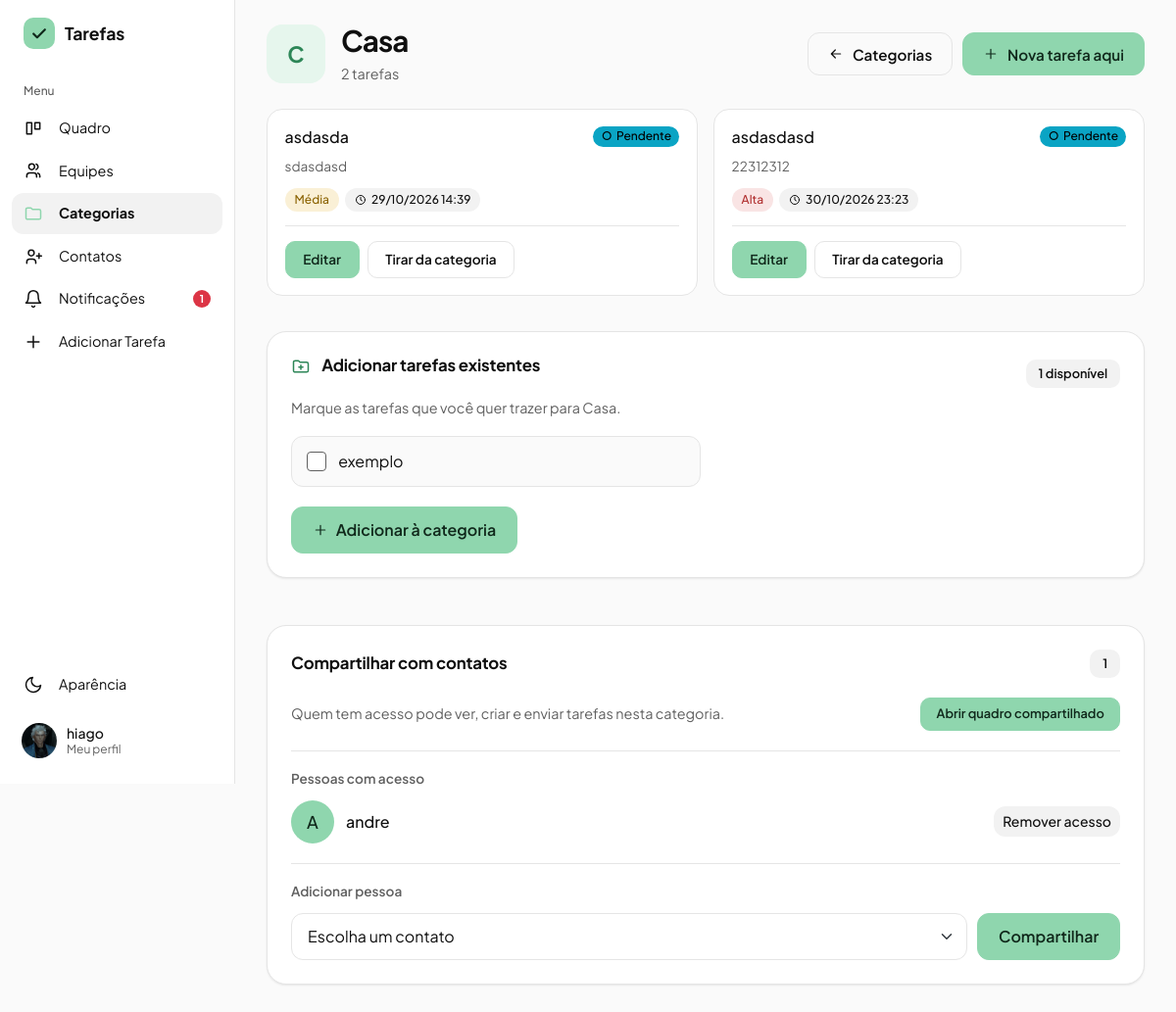
Page /categorias/3 (signed in) on the committed database.
### gerenciador_de_tarefas/models.py (models this page shows)
class Usuario(db.Model, UserMixin):
    id = db.Column(db.Integer, primary_key=True)
    nomeUsuario = db.Column(db.String(50), unique=True, nullable=False)
    email = db.Column(db.String(254), unique=True, nullable=False)
    senha = db.Column(db.String(255), nullable=False)
    nome = db.Column(db.String(100), nullable=False)
    tarefasCriadas = db.relationship('Tarefa', backref='criador', foreign_keys='Tarefa.criador_id', lazy=True)
    tarefasAtribuidas = db.relationship('Tarefa', backref='responsavel', foreign_keys='Tarefa.responsavel_id', lazy=True)
    cargo = db.Column(db.String(20), nullable=False, default='usuario') #admin ou usuario
    foto_perfil = db.Column(db.String(200), nullable=True, default='default.png')
    ordenacao_quadro = db.Column(db.String(30), nullable=False, default='padrao')

class Categoria(db.Model):
    id = db.Column(db.Integer, primary_key=True)
    nome = db.Column(db.String(50), nullable=False)
    usuario_id = db.Column(db.Integer, db.ForeignKey('usuario.id'), nullable=False)
    tarefas = db.relationship('Tarefa', backref='categoria', lazy=True)
    dono = db.relationship('Usuario')

class Tarefa(db.Model):
    id = db.Column(db.Integer, primary_key=True)
    titulo = db.Column(db.String(150), nullable=False)
    descricao = db.Column(db.Text, nullable=False)
    status = db.Column(db.String(20), nullable=False, default='Pendente')
    prioridade = db.Column(db.String(20), nullable=False, default='A definir')
    prazo = db.Column(db.DateTime, nullable=True, index=True)
    criador_id = db.Column(db.Integer, db.ForeignKey('usuario.id'), nullable=False)
    responsavel_id = db.Column(db.Integer, db.ForeignKey('usuario.id'), nullable=False)
    equipe_id = db.Column(db.Integer, db.ForeignKey('equipe.id'), nullable=True)
    categoria_id = db.Column(db.Integer, db.ForeignKey('categoria.id'), nullable=True)
    subtarefas = db.relationship('Subtarefa', backref='tarefa', cascade='all, delete-orphan', lazy=True)
    aceite = db.Column(db.String(20), nullable=False, default='aceita', server_default='aceita')

class CategoriaCompartilhada(db.Model):
    id = db.Column(db.Integer, primary_key=True)
    categoria_id = db.Column(db.Integer, db.ForeignKey('categoria.id'), nullable=False)
    usuario_id = db.Column(db.Integer, db.ForeignKey('usuario.id'), nullable=False)
    categoria = db.relationship('Categoria', backref=db.backref('compartilhamentos', cascade='all, delete-orphan'))
    usuario = db.relationship('Usuario')
    __table_args__ = (db.UniqueConstraint('categoria_id', 'usuario_id'),)

### gerenciador_de_tarefas/app.py (the view)
@app.route('/categorias/<int:categoria_id>')
@login_required
def ver_categoria(categoria_id):
    categoria = db.get_or_404(Categoria, categoria_id)
    if categoria.usuario_id != current_user.id:
        flash('Essa categoria não é sua.', 'danger')
        return redirect(url_for('ver_categorias'))
    todas = tarefas_individuais()
    dentro = [t for t in todas if t.categoria_id == categoria.id]
    disponiveis = [t for t in todas if t.categoria_id != categoria.id]
    ja = {cs.usuario_id for cs in categoria.compartilhamentos}
    meus_contatos = contatos_aceitos()
    convidaveis = [u for u in meus_contatos if u.id not in ja]
    return render_template('categoria.html', categoria=categoria,
                           tarefas=dentro, disponiveis=disponiveis,
                           compartilhamentos=categoria.compartilhamentos,
                           convidaveis=convidaveis,
                           total_contatos=len(meus_contatos))

### gerenciador_de_tarefas/templates/categoria.html (shortened to what this page needs)
{% extends "base.html" %}
{% block content %}
{% macro ico(nome, t=18) -%}
<svg width="{{ t }}" height="{{ t }}" viewBox="0 0 24 24" fill="none" stroke="currentColor" stroke-width="1.8" stroke-linecap="round" stroke-linejoin="round" aria-hidden="true">
{%- if nome == 'voltar' %}<path d="M19 12H5M11 6l-6 6 6 6"/>
{%- elif nome == 'plus' %}<path d="M12 5v14M5 12h14"/>
{%- elif nome == 'pasta-mais' %}<path d="M3 7a2 2 0 012-2h4l2 2h8a2 2 0 012 2v8a2 2 0 01-2 2H5a2 2 0 01-2-2zM12 10.5v5M9.5 13h5"/>
{%- endif %}</svg>
{%- endmacro %}
{% macro avatar(u) -%}
    {% if u.foto_perfil and u.foto_perfil != 'default.png' %}
        <img src="{{ url_for('static', filename='uploads/' + u.foto_perfil) }}" alt="" class="usuario-foto" />
    {% else %}
        <span class="usuario-foto">{{ u.nomeUsuario[:1]|upper }}</span>
    {% endif %}
{%- endmacro %}
{% set status_classe = {'Pendente': 'status-pendente', 'Em andamento': 'status-andamento', 'Concluída': 'status-concluida', 'Cancelada': 'status-cancelada'} %}
<div class="eqp-topo">
    <div class="eqp-id">
        <span class="eq-inicial" aria-hidden="true">{{ categoria.nome[:1]|upper }}</span>
        <div class="min-w-0">
            <h1>{{ categoria.nome }}</h1>
            <div class="eqp-meta">{{ tarefas|length }} tarefa{{ '' if tarefas|length == 1 else 's' }}</div>
        </div>
    </div>
    <div class="eqp-acoes">
        <a href="{{ url_for('ver_categorias') }}" class="btn btn-outline-secondary">{{ ico('voltar', 16) }} Categorias</a>
        <button type="button" class="btn btn-principal"
                data-bs-toggle="modal"
                data-bs-target="#modalAdicionarTarefa"
                data-categoria-id="{{ categoria.id }}">
            {{ ico('plus', 16) }} Nova tarefa aqui
        </button>
    </div>
</div>
<div class="cat-tarefas">
    {% for tarefa in tarefas %}
    {% set atrasada = tarefa_atrasada(tarefa) %}
    {% set prio = tarefa.prioridade or 'A definir' %}
    <article class="cartao-tarefa cat-tarefa {{ status_classe[tarefa.status] }}">
        <div class="cat-tarefa-topo">
            <div class="tarefa-titulo">{{ tarefa.titulo }}</div>
            <span class="selo">{{ tarefa.status }}</span>
        </div>
        {% if tarefa.descricao %}
        <div class="tarefa-desc">{{ tarefa.descricao|truncate(80) }}</div>
        {% endif %}
        <div class="chips">
            <span class="chip {{ 'chip-alta' if prio == 'Alta' else ('chip-media' if prio == 'Média' else ('chip-baixa' if prio == 'Baixa' else '')) }}">{{ prio }}</span>
            {% if tarefa.prazo %}
            <span class="chip {{ 'chip-atrasada' if atrasada }}">
                <svg viewBox="0 0 24 24" fill="none" stroke="currentColor" stroke-width="2" stroke-linecap="round" aria-hidden="true"><circle cx="12" cy="12" r="9"/><path d="M12 7v5l3 2"/></svg>
                {{ tarefa.prazo.strftime('%d/%m/%Y %H:%M') }}{% if atrasada %} (atrasada){% endif %}
            </span>
            {% endif %}
        </div>
        <div class="cat-tarefa-acoes">
            {% set subs_json = [] %}
            {% for sub in tarefa.subtarefas %}
                {% set _ = subs_json.append({'id': sub.id, 'titulo': sub.titulo, 'concluida': sub.concluida}) %}
            {% endfor %}
            <button type="button" class="btn btn-principal btn-sm"
                    data-bs-toggle="modal"
                    data-bs-target="#modalEditarTarefa"
                    data-action="{{ url_for('editar_tarefa', tarefa_id=tarefa.id) }}"
                    data-titulo="{{ tarefa.titulo }}"
                    data-descricao="{{ tarefa.descricao or '' }}"
                    data-status="{{ tarefa.status }}"
                    data-prioridade="{{ tarefa.prioridade or 'A definir' }}"
                    data-categoria="{{ tarefa.categoria_id or '' }}"
                    data-prazo="{{ tarefa.prazo.strftime('%d/%m/%Y %H:%M') if tarefa.prazo else '' }}"
                    data-subtarefas='{{ subs_json | tojson | safe }}'>Editar</button>
            <form method="POST" action="{{ url_for('definir_categoria', tarefa_id=tarefa.id) }}">
                <button type="submit" class="btn btn-outline-secondary btn-sm">Tirar da categoria</button>
            </form>
        </div>
    </article>
    {% endfor %}
</div>
<section class="cartao cat-existentes mb-5">
    <div class="eq-secao-cab">
        <h2 class="eqp-card-titulo">{{ ico('pasta-mais', 20) }} Adicionar tarefas existentes</h2>
        {% if disponiveis %}
        <span class="eq-contagem">{{ disponiveis|length }} disponíve{{ 'l' if disponiveis|length == 1 else 'is' }}</span>
        {% endif %}
    </div>
    {% if disponiveis %}
    <p class="eqp-ajuda">Marque as tarefas que você quer trazer para {{ categoria.nome }}.</p>
    <form method="POST" action="{{ url_for('adicionar_a_categoria', categoria_id=categoria.id) }}">
        <div class="cat-linhas">
            {% for t in disponiveis %}
            <label class="cat-linha" for="t{{ t.id }}">
                <input class="form-check-input" type="checkbox" name="tarefa_ids" value="{{ t.id }}" id="t{{ t.id }}">
                <span>
                    {{ t.titulo }}
                </span>
            </label>
            {% endfor %}
        </div>
        <button type="submit" class="btn btn-principal cat-adicionar">{{ ico('plus', 16) }} Adicionar à categoria</button>
    </form>
    {% else %}
    <p class="eqp-ajuda">Todas as suas tarefas individuais já estão nesta categoria.</p>
    {% endif %}
</section>
<section class="cartao cat-comp mb-5">
    <div class="eq-secao-cab">
        <h2 class="eqp-card-titulo">Compartilhar com contatos</h2>
        <span class="eq-contagem">{{ compartilhamentos|length }}</span>
    </div>
    <div class="cat-comp-intro">
        <p class="eqp-ajuda">Quem tem acesso pode ver, criar e enviar tarefas nesta categoria.</p>
        <a href="{{ url_for('ver_categoria_compartilhada', categoria_id=categoria.id) }}" class="btn btn-principal btn-sm">Abrir quadro compartilhado</a>
    </div>
    <div class="cat-comp-bloco">
        <h3 class="cat-comp-sub">Pessoas com acesso</h3>
        {% if compartilhamentos %}
        <div class="cat-comp-lista">
            {% for cs in compartilhamentos %}
            <div class="eqp-membro">
                {{ avatar(cs.usuario) }}
                <span class="eqp-membro-nome">{{ cs.usuario.nomeUsuario }}</span>
                <form method="POST" action="{{ url_for('descompartilhar_categoria', categoria_id=categoria.id, usuario_id=cs.usuario_id) }}">
                    <button type="submit" class="btn btn-outline-secondary btn-sm">Remover acesso</button>
                </form>
            </div>
            {% endfor %}
        </div>
        {% else %}
        <p class="eqp-ajuda mb-0">Ninguém tem acesso a esta categoria ainda.</p>
        {% endif %}
    </div>
    {% if convidaveis or not total_contatos %}
    <div class="cat-comp-bloco">
        <h3 class="cat-comp-sub">Adicionar pessoa</h3>
        {% if convidaveis %}
        <form method="POST" action="{{ url_for('compartilhar_categoria', categoria_id=categoria.id) }}" class="cat-comp-form">
            <select name="usuario_id" class="form-select" aria-label="Escolha um contato" required>
                <option value="" disabled selected>Escolha um contato</option>
            </select>
            <button type="submit" class="btn btn-principal">Compartilhar</button>
        </form>
        {% else %}
        <p class="eqp-ajuda mb-0">Você ainda não tem contatos. <a href="{{ url_for('contatos') }}">Adicionar contatos</a></p>
        {% endif %}
    </div>
    {% endif %}
</section>
{% endblock %}

### gerenciador_de_tarefas/templates/base.html (shortened to what this page needs)
<!doctype html>
<html lang="pt-br">
  <head>
    <link
      rel="stylesheet"
      href="https://cdn.jsdelivr.net/npm/bootstrap@5.3.0/dist/css/bootstrap.min.css"
    />
    <link
      rel="stylesheet"
      href="{{ url_for('static', filename='static.css') }}"
    />
    <link rel="stylesheet" href="https://cdn.jsdelivr.net/npm/flatpickr/dist/flatpickr.min.css">
    <link rel="stylesheet" href="https://cdn.jsdelivr.net/npm/flatpickr/dist/themes/dark.css">
  </head>
  <body>
    {% macro aparencia(direcao='dropup') %}
    <div class="{{ direcao }}">
      <button
        class="menu-item"
        type="button"
        data-bs-toggle="dropdown"
        data-bs-auto-close="outside"
        aria-expanded="false"
      >
        <svg viewBox="0 0 24 24" fill="none" stroke="currentColor" stroke-width="1.8" stroke-linecap="round" stroke-linejoin="round" aria-hidden="true"><path d="M21 12.8A9 9 0 1111.2 3a7 7 0 009.8 9.8z"/></svg>
        <span>Aparência</span>
      </button>
    </div>
    {% endmacro %}
    {% macro logo() %}
    <span class="marca-icone">
      <svg width="20" height="20" viewBox="0 0 24 24" fill="none" stroke="currentColor" stroke-width="2.6" stroke-linecap="round" stroke-linejoin="round" aria-hidden="true"><path d="M5 12.5l4.5 4.5L19 7.5"/></svg>
    </span>
    {% endmacro %}
    {% set ep = request.endpoint or '' %}
    {% if current_user.is_authenticated %}
    <div class="app">
      <aside class="lateral" aria-label="Menu principal">
        <a
          class="marca"
          href="{{ url_for('admin_dashboard') if current_user.cargo == 'admin' else url_for('quadro') }}"
        >{{ logo() }}<span>Tarefas</span></a>
        <div class="menu-titulo">Menu</div>
        <a class="menu-item {{ 'ativo' if ep == 'quadro' }}" href="{{ url_for('quadro') }}">
          <svg viewBox="0 0 24 24" fill="none" stroke="currentColor" stroke-width="1.8" stroke-linecap="round" stroke-linejoin="round" aria-hidden="true"><path d="M4 5h6v14H4zM14 5h6v8h-6z"/></svg>
          <span>Quadro</span>
        </a>
        <a class="menu-item {{ 'ativo' if ep in ['equipes', 'ver_equipe', 'adicionar_tarefa_equipe'] }}" href="{{ url_for('equipes') }}">
          <svg viewBox="0 0 24 24" fill="none" stroke="currentColor" stroke-width="1.8" stroke-linecap="round" stroke-linejoin="round" aria-hidden="true"><path d="M16 20v-1.5a3.5 3.5 0 00-3.5-3.5h-5A3.5 3.5 0 004 18.5V20M10 11a3.5 3.5 0 100-7 3.5 3.5 0 000 7zM20 20v-1.5a3.5 3.5 0 00-2.5-3.3M15.5 4.2a3.5 3.5 0 010 6.6"/></svg>
          <span>Equipes</span>
        </a>
        <a class="menu-item {{ 'ativo' if ep in ['ver_categorias', 'ver_categoria'] }}" href="{{ url_for('ver_categorias') }}">
          <svg viewBox="0 0 24 24" fill="none" stroke="currentColor" stroke-width="1.8" stroke-linejoin="round" aria-hidden="true"><path d="M3 7a2 2 0 012-2h4l2 2h8a2 2 0 012 2v8a2 2 0 01-2 2H5a2 2 0 01-2-2z"/></svg>
          <span>Categorias</span>
        </a>
        <a class="menu-item {{ 'ativo' if ep == 'contatos' }}" href="{{ url_for('contatos') }}">
          <svg viewBox="0 0 24 24" fill="none" stroke="currentColor" stroke-width="1.8" stroke-linecap="round" stroke-linejoin="round" aria-hidden="true"><path d="M15 20v-1.5a3.5 3.5 0 00-3.5-3.5h-4A3.5 3.5 0 004 18.5V20M9.5 11a3.5 3.5 0 100-7 3.5 3.5 0 000 7zM19 8v6M16 11h6"/></svg>
          <span>Contatos</span>
        </a>
        <a class="menu-item {{ 'ativo' if ep == 'notificacoes' }}" href="{{ url_for('notificacoes') }}">
          <svg viewBox="0 0 24 24" fill="none" stroke="currentColor" stroke-width="1.8" stroke-linecap="round" stroke-linejoin="round" aria-hidden="true"><path d="M6 8a6 6 0 0112 0c0 7 3 9 3 9H3s3-2 3-9M10.3 21a1.9 1.9 0 003.4 0"/></svg>
          <span>Notificações</span>
          {% if n_notificacoes %}<span class="badge rounded-pill text-bg-danger ms-auto">{{ n_notificacoes }}</span>{% endif %}
        </a>
        <a class="menu-item" href="#" data-bs-toggle="modal" data-bs-target="#modalAdicionarTarefa">
          <svg viewBox="0 0 24 24" fill="none" stroke="currentColor" stroke-width="1.8" stroke-linecap="round" aria-hidden="true"><path d="M12 5v14M5 12h14"/></svg>
          <span>Adicionar Tarefa</span>
        </a>
        <div class="menu-espaco"></div>
        {{ aparencia('dropup') }}
        <a href="#" class="usuario-card mt-2 text-decoration-none" data-bs-toggle="modal" data-bs-target="#modalPerfil" title="Meu Perfil">
          {% if current_user.foto_perfil and current_user.foto_perfil != 'default.png' %}
            <img src="{{ url_for('static', filename='uploads/' + current_user.foto_perfil) }}" alt="" class="usuario-foto" />
          {% else %}
            <span class="usuario-foto">{{ current_user.nomeUsuario[:1]|upper }}</span>
          {% endif %}
          <span class="usuario-nome">{{ current_user.nome or current_user.nomeUsuario }}<small>Meu perfil</small></span>
        </a>
      </aside>
      <main class="conteudo">
        <div class="conteudo-interno">
    {% endif %}
    {% block content %}{% endblock %}
    {% if current_user.is_authenticated %}
        </div>
      </main>
    </div>
    {% else %}
    </main>
    {% endif %}
  </body>
</html>

### rows in the picture
Usuario: foto_perfil (picture), nome "hiago"
Categoria: nome "C", nome "Casa"
Tarefa: titulo "asdasda", status "Pendente", descricao "sdasdasd", prioridade "Média", prazo "29/10/2026 14:39"
Tarefa: titulo "asdasdasd", status "Pendente", descricao "22312312", prioridade "Alta", prazo "30/10/2026 23:23"
Tarefa: titulo "exemplo"
CategoriaCompartilhada: usuario.nomeUsuario "andre"
Usuario: nomeUsuario "A"

### other values in the picture
{{ n_notificacoes }} "1"
{{ tarefas|length }} "2"
{{ '' if tarefas|length == 1 else 's' }} "s"
{{ disponiveis|length }} "1"
{{ 'l' if disponiveis|length == 1 else 'is' }} "l"
{{ compartilhamentos|length }} "1"
